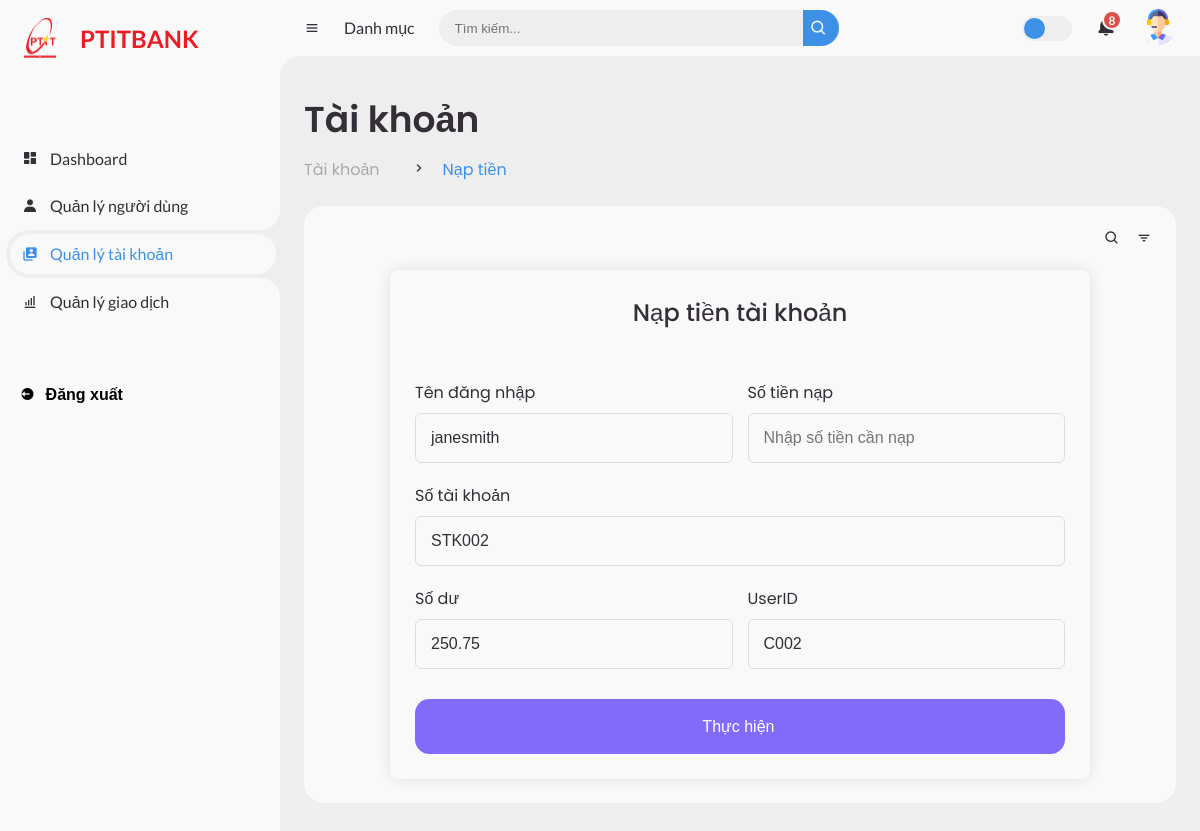
The page /admin/recharge/A002 (signed in) on the database its author committed.
### tables this page shows
CREATE TABLE "Account" (
    AccountID TEXT,
    CustomerID TEXT,
    Username TEXT NOT NULL,
    Password TEXT NOT NULL,
    AccountType TEXT,
    Balance DECIMAL(15, 2),
    DateOpened DATE,
    accountNumber TEXT UNIQUE,
    Status TEXT,
    PinCode TEXT,
    creditScored INTEGER
);

### app/routes/admin_route.py (the view)
@admin_bp.route("/recharge/<account_id>", methods=["GET", "POST"])
def recharge_account(account_id):
    from app.controllers.account_controller import recharge_account
    return recharge_account(account_id)

### app/controllers/account_controller.py (called while the page is built)
def recharge_account(account_id):
    from app.services.account_service import recharge_account
    return recharge_account(account_id)

### app/services/account_service.py (called while the page is built)
def check_role():
    account_id = session.get("account_id")
    if not account_id:
        return "Bạn chưa đăng nhập", "danger"
    account = Account.query.filter_by(AccountID=account_id).first()
    if not account:
        return "Tài khoản không tồn tại", "danger"
    customer = Customer.query.filter_by(CustomerID=account.CustomerID).first()
    if not customer:
        return "Khách hàng không tồn tại", "danger"
    if customer.Role != "Admin":
        return "Bạn không có quyền truy cập trang này", "danger"
    return "Welcome Admin", "success"

def recharge_account(account_id):
    message, category = check_role()
    if category == "danger":
        flash(message, category)
        return redirect(url_for("auth.login"))
    account = Account.query.get(account_id)  # Lấy thông tin tài khoản từ DB
    if not account:
        return "Account not found", 404
    if request.method == "POST":
        amount = float(request.form["amount"])  # Chuyển đổi Decimal thành float
        account.Balance += amount
        db.session.commit()  # Lưu thay đổi vào DB
        return redirect(url_for("admin.account_list"))
    return render_template("admin/account/recharge.html", account=account)

### app/templates/admin/account/recharge.html (shortened to what this page needs)
<!DOCTYPE html>
<html lang="en">
  <head>
    <link
      href="https://unpkg.com/boxicons@2.0.9/css/boxicons.min.css"
      rel="stylesheet"
    />
    <link
      rel="stylesheet"
      href="{{url_for('static', filename='css/style.css')}}"
    />
  </head>
  <body>
    <section id="sidebar">
      <a href="/admin" class="brand">
        <div class="logo"></div>
        <span class="text">PTITBANK</span>
      </a>
      <ul class="side-menu top">
        <li class="side-menu-li">
          <a href="/admin">
            <i class="bx bxs-dashboard"></i>
            <span class="text">Dashboard</span>
          </a>
        </li>
        <li class="side-menu-li">
          <a href="/admin/user">
            <i class="bx bxs-user"></i>
            <span class="text">Quản lý người dùng</span>
          </a>
        </li>
        <li class="active side-menu-li">
          <a href="/admin/account">
            <i class="bx bxs-user-account"></i>
            <span class="text">Quản lý tài khoản</span>
          </a>
        </li>
        <li class="side-menu-li">
          <a href="/admin/transaction">
            <i class="bx bx-bar-chart-alt"></i>
            <span class="text">Quản lý giao dịch</span>
          </a>
        </li>
      </ul>
      <ul class="side-menu">
        <form action="{{ url_for('auth.logout') }}" method="POST">
          <li>
            <button type="submit" class="logout">
              <i class="bx bxs-log-out-circle"></i>
              <span class="text logout-text">Đăng xuất</span>
            </button>
          </li>
        </form>
      </ul>
    </section>
    <section id="content">
      <nav>
        <i class="bx bx-menu"></i>
        <a href="#" class="nav-link">Danh mục</a>
        <form action="#">
          <div class="form-input">
            <input type="search" placeholder="Tìm kiếm..." />
            <button type="submit" class="search-btn">
              <i class="bx bx-search"></i>
            </button>
          </div>
        </form>
        <label for="switch-mode" class="switch-mode"></label>
        <a href="#" class="notification">
          <span class="num">8</span>
        </a>
        <a href="#" class="profile">
          <img src="{{url_for('static', filename='images/9703596.png')}}" />
        </a>
      </nav>
      <main>
        <div class="head-title">
          <div class="left">
            <h1>Tài khoản</h1>
            <ul class="breadcrumb">
              <li>
                <a href="#">Tài khoản</a>
              </li>
              <li>
                <i class="bx bx-chevron-right"></i>
              </li>
              <li>
                <a class="active" href="#">Nạp tiền</a>
              </li>
            </ul>
          </div>
        </div>
        <div class="table-data">
          <div class="order">
            <div class="head">
              <i class="bx bx-search"></i>
              <i class="bx bx-filter"></i>
            </div>
            <div class="form-container">
              <section class="container">
                <header>Nạp tiền tài khoản</header>
                <form action="#" class="form" method="post">
                  <div class="column">
                    <div class="input-box">
                      <label>Tên đăng nhập</label>
                      <input
                        type="text"
                        readonly="readonly"
                        value="{{ account.Username}}"
                      />
                    </div>
                    <div class="input-box">
                      <label>Số tiền nạp</label>
                      <input
                        type="number"
                        placeholder="Nhập số tiền cần nạp"
                        required
                        name="amount"
                      />
                    </div>
                  </div>
                  <div class="input-box">
                    <label>Số tài khoản</label>
                    <input
                      type="text"
                      readonly="readonly"
                      value="{{ account.accountNumber}}"
                    />
                  </div>
                  <div class="column">
                    <div class="input-box">
                      <label>Số dư</label>
                      <input
                        type="text"
                        readonly="readonly"
                        value="{{ account.Balance }}"
                      />
                    </div>
                    <div class="input-box">
                      <label>UserID</label>
                      <input
                        type="text"
                        readonly="readonly"
                        value="{{ account.CustomerID }}"
                      />
                    </div>
                  </div>
                  <button type="submit">Thực hiện</button>
                </form>
              </section>
            </div>
          </div>
        </div>
      </main>
    </section>
  </body>
</html>

### rows shown on the page
Account: Username "janesmith", accountNumber "STK002", Balance "250.75", CustomerID "C002"
